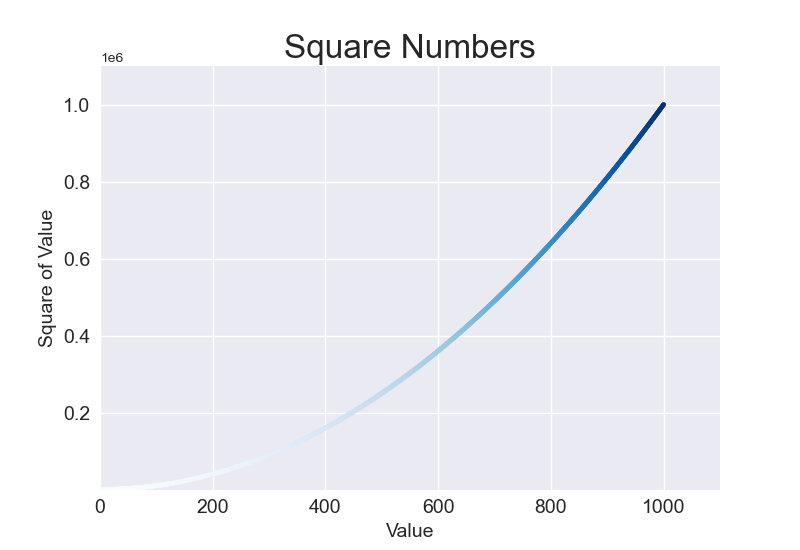

Write the Python code that produced this figure.
import matplotlib.pyplot as plt

x_values = range(1, 1001)
y_values = [x**2 for x in x_values]

plt.style.use('seaborn')
fig, ax = plt.subplots()
# ax.scatter(x_values, y_values, s = 10)
ax.scatter(x_values, y_values, c=y_values, cmap=plt.cm.Blues, s = 10)

# Set chart title and label axes.
ax.set_title("Square Numbers", fontsize = 24)
ax.set_xlabel("Value", fontsize = 14)
ax.set_ylabel("Square of Value", fontsize = 14)

# Set size of tick labels.
ax.tick_params(axis = 'both', which = 'major', labelsize = 14)

# Set the range for each axis
ax.axis([0, 1100, 1, 1100000])

# save plot to file
plt.savefig('scatter_squares.png', bbox_inches = 'tight')